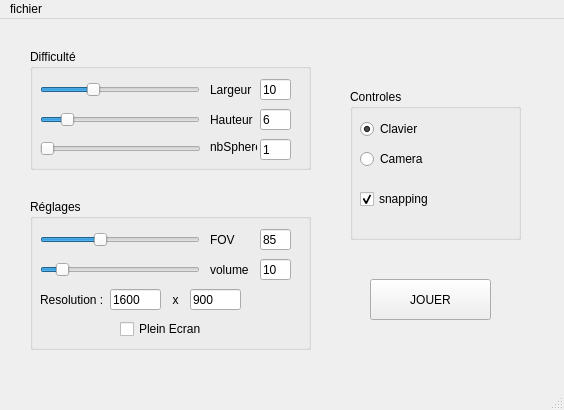
<?xml version="1.0" encoding="UTF-8"?>
<ui version="4.0">
 <class>Menu</class>
 <widget class="QMainWindow" name="Menu">
  <property name="geometry">
   <rect>
    <x>0</x>
    <y>0</y>
    <width>564</width>
    <height>410</height>
   </rect>
  </property>
  <property name="windowTitle">
   <string>MindMaze - Menu</string>
  </property>
  <property name="windowIcon">
   <iconset resource="textures/textures.qrc">
    <normaloff>:/maze.ico</normaloff>:/maze.ico</iconset>
  </property>
  <widget class="QWidget" name="centralwidget">
   <widget class="QGroupBox" name="BoxSize">
    <property name="geometry">
     <rect>
      <x>30</x>
      <y>30</y>
      <width>281</width>
      <height>121</height>
     </rect>
    </property>
    <property name="title">
     <string>Difficulté</string>
    </property>
    <widget class="QSlider" name="SliderWidth">
     <property name="geometry">
      <rect>
       <x>10</x>
       <y>30</y>
       <width>160</width>
       <height>21</height>
      </rect>
     </property>
     <property name="minimum">
      <number>3</number>
     </property>
     <property name="maximum">
      <number>25</number>
     </property>
     <property name="singleStep">
      <number>1</number>
     </property>
     <property name="pageStep">
      <number>0</number>
     </property>
     <property name="value">
      <number>10</number>
     </property>
     <property name="orientation">
      <enum>Qt::Horizontal</enum>
     </property>
     <property name="tickPosition">
      <enum>QSlider::NoTicks</enum>
     </property>
     <property name="tickInterval">
      <number>0</number>
     </property>
    </widget>
    <widget class="QLabel" name="LabelWidth">
     <property name="geometry">
      <rect>
       <x>180</x>
       <y>30</y>
       <width>47</width>
       <height>21</height>
      </rect>
     </property>
     <property name="text">
      <string>Largeur</string>
     </property>
    </widget>
    <widget class="QLabel" name="LabelHeight">
     <property name="geometry">
      <rect>
       <x>180</x>
       <y>60</y>
       <width>47</width>
       <height>21</height>
      </rect>
     </property>
     <property name="text">
      <string>Hauteur</string>
     </property>
    </widget>
    <widget class="QSlider" name="SliderHeight">
     <property name="geometry">
      <rect>
       <x>10</x>
       <y>60</y>
       <width>160</width>
       <height>21</height>
      </rect>
     </property>
     <property name="minimum">
      <number>3</number>
     </property>
     <property name="maximum">
      <number>25</number>
     </property>
     <property name="singleStep">
      <number>1</number>
     </property>
     <property name="pageStep">
      <number>0</number>
     </property>
     <property name="value">
      <number>6</number>
     </property>
     <property name="orientation">
      <enum>Qt::Horizontal</enum>
     </property>
    </widget>
    <widget class="QLineEdit" name="TextWidth">
     <property name="geometry">
      <rect>
       <x>230</x>
       <y>30</y>
       <width>31</width>
       <height>21</height>
      </rect>
     </property>
     <property name="text">
      <string>10</string>
     </property>
    </widget>
    <widget class="QLineEdit" name="TextHeight">
     <property name="geometry">
      <rect>
       <x>230</x>
       <y>60</y>
       <width>31</width>
       <height>21</height>
      </rect>
     </property>
     <property name="text">
      <string>6</string>
     </property>
    </widget>
    <widget class="QSlider" name="SlidernbSphere">
     <property name="geometry">
      <rect>
       <x>10</x>
       <y>90</y>
       <width>161</width>
       <height>20</height>
      </rect>
     </property>
     <property name="minimum">
      <number>1</number>
     </property>
     <property name="maximum">
      <number>5</number>
     </property>
     <property name="pageStep">
      <number>0</number>
     </property>
     <property name="orientation">
      <enum>Qt::Horizontal</enum>
     </property>
    </widget>
    <widget class="QLabel" name="LabelnbSphere">
     <property name="geometry">
      <rect>
       <x>180</x>
       <y>90</y>
       <width>47</width>
       <height>16</height>
      </rect>
     </property>
     <property name="text">
      <string>nbSphere</string>
     </property>
    </widget>
    <widget class="QLineEdit" name="TextnbSphere">
     <property name="geometry">
      <rect>
       <x>230</x>
       <y>90</y>
       <width>31</width>
       <height>21</height>
      </rect>
     </property>
     <property name="text">
      <string>1</string>
     </property>
    </widget>
   </widget>
   <widget class="QGroupBox" name="groupBox">
    <property name="geometry">
     <rect>
      <x>30</x>
      <y>180</y>
      <width>281</width>
      <height>151</height>
     </rect>
    </property>
    <property name="title">
     <string>Réglages</string>
    </property>
    <widget class="QSlider" name="SliderFOV">
     <property name="geometry">
      <rect>
       <x>10</x>
       <y>30</y>
       <width>160</width>
       <height>21</height>
      </rect>
     </property>
     <property name="minimum">
      <number>30</number>
     </property>
     <property name="maximum">
      <number>180</number>
     </property>
     <property name="pageStep">
      <number>0</number>
     </property>
     <property name="value">
      <number>85</number>
     </property>
     <property name="orientation">
      <enum>Qt::Horizontal</enum>
     </property>
    </widget>
    <widget class="QLabel" name="LabelFOV">
     <property name="geometry">
      <rect>
       <x>180</x>
       <y>30</y>
       <width>47</width>
       <height>21</height>
      </rect>
     </property>
     <property name="text">
      <string>FOV</string>
     </property>
    </widget>
    <widget class="QLineEdit" name="TextFOV">
     <property name="geometry">
      <rect>
       <x>230</x>
       <y>30</y>
       <width>31</width>
       <height>21</height>
      </rect>
     </property>
     <property name="text">
      <string>85</string>
     </property>
    </widget>
    <widget class="QSlider" name="SliderVolume">
     <property name="geometry">
      <rect>
       <x>10</x>
       <y>60</y>
       <width>160</width>
       <height>21</height>
      </rect>
     </property>
     <property name="maximum">
      <number>100</number>
     </property>
     <property name="pageStep">
      <number>0</number>
     </property>
     <property name="value">
      <number>10</number>
     </property>
     <property name="orientation">
      <enum>Qt::Horizontal</enum>
     </property>
    </widget>
    <widget class="QLabel" name="LabelVolume">
     <property name="geometry">
      <rect>
       <x>180</x>
       <y>60</y>
       <width>47</width>
       <height>21</height>
      </rect>
     </property>
     <property name="text">
      <string>volume</string>
     </property>
    </widget>
    <widget class="QLineEdit" name="TextVolume">
     <property name="geometry">
      <rect>
       <x>230</x>
       <y>60</y>
       <width>31</width>
       <height>21</height>
      </rect>
     </property>
     <property name="text">
      <string>10</string>
     </property>
    </widget>
    <widget class="QLabel" name="LabelResolution">
     <property name="geometry">
      <rect>
       <x>10</x>
       <y>90</y>
       <width>71</width>
       <height>21</height>
      </rect>
     </property>
     <property name="text">
      <string>Resolution :</string>
     </property>
    </widget>
    <widget class="QCheckBox" name="CheckFullscreen">
     <property name="geometry">
      <rect>
       <x>90</x>
       <y>120</y>
       <width>91</width>
       <height>20</height>
      </rect>
     </property>
     <property name="text">
      <string>Plein Ecran</string>
     </property>
    </widget>
    <widget class="QLineEdit" name="TextWinWidth">
     <property name="geometry">
      <rect>
       <x>80</x>
       <y>90</y>
       <width>51</width>
       <height>21</height>
      </rect>
     </property>
     <property name="text">
      <string>1600</string>
     </property>
    </widget>
    <widget class="QLabel" name="LabelX">
     <property name="geometry">
      <rect>
       <x>135</x>
       <y>90</y>
       <width>21</width>
       <height>21</height>
      </rect>
     </property>
     <property name="text">
      <string>x</string>
     </property>
     <property name="alignment">
      <set>Qt::AlignCenter</set>
     </property>
    </widget>
    <widget class="QLineEdit" name="TextWinHeight">
     <property name="geometry">
      <rect>
       <x>160</x>
       <y>90</y>
       <width>51</width>
       <height>21</height>
      </rect>
     </property>
     <property name="text">
      <string>900</string>
     </property>
    </widget>
   </widget>
   <widget class="QGroupBox" name="groupBox_2">
    <property name="geometry">
     <rect>
      <x>350</x>
      <y>70</y>
      <width>171</width>
      <height>151</height>
     </rect>
    </property>
    <property name="title">
     <string>Controles</string>
    </property>
    <widget class="QRadioButton" name="RadioKeyboard">
     <property name="geometry">
      <rect>
       <x>10</x>
       <y>30</y>
       <width>85</width>
       <height>20</height>
      </rect>
     </property>
     <property name="text">
      <string>Clavier</string>
     </property>
     <property name="checked">
      <bool>true</bool>
     </property>
    </widget>
    <widget class="QRadioButton" name="RadioCamera">
     <property name="geometry">
      <rect>
       <x>10</x>
       <y>60</y>
       <width>85</width>
       <height>20</height>
      </rect>
     </property>
     <property name="text">
      <string>Camera</string>
     </property>
    </widget>
    <widget class="QCheckBox" name="CheckSnapping">
     <property name="geometry">
      <rect>
       <x>10</x>
       <y>100</y>
       <width>72</width>
       <height>20</height>
      </rect>
     </property>
     <property name="toolTip">
      <string extracomment="(plus simple)">permet de ne se déplacer que sur le centre des cases
et de tourner de 90degrés par mouvement (plus simple)</string>
     </property>
     <property name="toolTipDuration">
      <number>-1</number>
     </property>
     <property name="statusTip">
      <string/>
     </property>
     <property name="whatsThis">
      <string/>
     </property>
     <property name="text">
      <string>snapping</string>
     </property>
     <property name="checked">
      <bool>true</bool>
     </property>
    </widget>
   </widget>
   <widget class="QPushButton" name="pushButton">
    <property name="geometry">
     <rect>
      <x>370</x>
      <y>260</y>
      <width>121</width>
      <height>41</height>
     </rect>
    </property>
    <property name="text">
     <string>JOUER</string>
    </property>
   </widget>
  </widget>
  <widget class="QMenuBar" name="menubar">
   <property name="geometry">
    <rect>
     <x>0</x>
     <y>0</y>
     <width>564</width>
     <height>21</height>
    </rect>
   </property>
   <widget class="QMenu" name="menufichier">
    <property name="title">
     <string>fichier</string>
    </property>
    <addaction name="actionQuit"/>
   </widget>
   <addaction name="menufichier"/>
  </widget>
  <widget class="QStatusBar" name="statusbar"/>
  <action name="actionQuit">
   <property name="checkable">
    <bool>true</bool>
   </property>
   <property name="text">
    <string>Quitter</string>
   </property>
   <property name="shortcut">
    <string>Esc</string>
   </property>
  </action>
 </widget>
 <resources>
  <include location="textures/textures.qrc"/>
 </resources>
 <connections/>
</ui>
